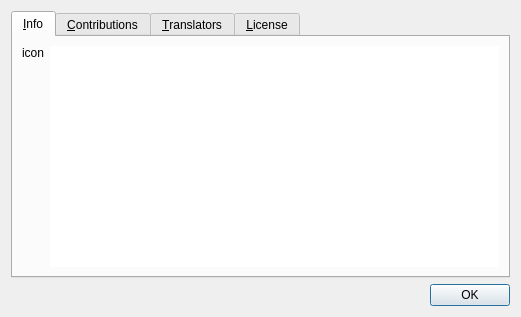
<?xml version="1.0" encoding="UTF-8"?>
<ui version="4.0">
 <class>About</class>
 <widget class="QDialog" name="About">
  <property name="geometry">
   <rect>
    <x>0</x>
    <y>0</y>
    <width>521</width>
    <height>317</height>
   </rect>
  </property>
  <property name="windowTitle">
   <string>About RWM</string>
  </property>
  <layout class="QVBoxLayout" name="verticalLayout">
   <item>
    <widget class="QTabWidget" name="tabWidget">
     <property name="tabShape">
      <enum>QTabWidget::Rounded</enum>
     </property>
     <property name="currentIndex">
      <number>0</number>
     </property>
     <widget class="QWidget" name="info_tab">
      <attribute name="title">
       <string>&amp;Info</string>
      </attribute>
      <layout class="QHBoxLayout" name="_9">
       <property name="spacing">
        <number>6</number>
       </property>
       <property name="margin">
        <number>9</number>
       </property>
       <item>
        <layout class="QVBoxLayout" name="_10">
         <property name="spacing">
          <number>6</number>
         </property>
         <property name="margin">
          <number>0</number>
         </property>
         <item>
          <widget class="QLabel" name="logo">
           <property name="text">
            <string>icon</string>
           </property>
          </widget>
         </item>
         <item>
          <spacer>
           <property name="orientation">
            <enum>Qt::Vertical</enum>
           </property>
           <property name="sizeHint" stdset="0">
            <size>
             <width>20</width>
             <height>111</height>
            </size>
           </property>
          </spacer>
         </item>
        </layout>
       </item>
       <item>
        <widget class="QTextBrowser" name="info">
         <property name="frameShape">
          <enum>QFrame::NoFrame</enum>
         </property>
         <property name="frameShadow">
          <enum>QFrame::Plain</enum>
         </property>
         <property name="openExternalLinks">
          <bool>true</bool>
         </property>
        </widget>
       </item>
      </layout>
     </widget>
     <widget class="QWidget" name="contributions_tab">
      <attribute name="title">
       <string>&amp;Contributions</string>
      </attribute>
      <layout class="QHBoxLayout" name="_11">
       <property name="spacing">
        <number>6</number>
       </property>
       <property name="margin">
        <number>9</number>
       </property>
       <item>
        <layout class="QVBoxLayout" name="_12">
         <property name="spacing">
          <number>6</number>
         </property>
         <property name="margin">
          <number>0</number>
         </property>
         <item>
          <widget class="QLabel" name="contrib_icon">
           <property name="text">
            <string>icon</string>
           </property>
          </widget>
         </item>
         <item>
          <spacer>
           <property name="orientation">
            <enum>Qt::Vertical</enum>
           </property>
           <property name="sizeHint" stdset="0">
            <size>
             <width>20</width>
             <height>111</height>
            </size>
           </property>
          </spacer>
         </item>
        </layout>
       </item>
       <item>
        <widget class="QTextBrowser" name="contributions">
         <property name="frameShape">
          <enum>QFrame::NoFrame</enum>
         </property>
         <property name="frameShadow">
          <enum>QFrame::Plain</enum>
         </property>
         <property name="openExternalLinks">
          <bool>true</bool>
         </property>
        </widget>
       </item>
      </layout>
     </widget>
     <widget class="QWidget" name="translations_tab">
      <attribute name="title">
       <string>&amp;Translators</string>
      </attribute>
      <layout class="QHBoxLayout" name="_13">
       <property name="spacing">
        <number>6</number>
       </property>
       <property name="margin">
        <number>9</number>
       </property>
       <item>
        <layout class="QVBoxLayout" name="_14">
         <property name="spacing">
          <number>6</number>
         </property>
         <property name="margin">
          <number>0</number>
         </property>
         <item>
          <widget class="QLabel" name="translators_icon">
           <property name="text">
            <string>icon</string>
           </property>
          </widget>
         </item>
         <item>
          <spacer>
           <property name="orientation">
            <enum>Qt::Vertical</enum>
           </property>
           <property name="sizeHint" stdset="0">
            <size>
             <width>20</width>
             <height>111</height>
            </size>
           </property>
          </spacer>
         </item>
        </layout>
       </item>
       <item>
        <widget class="QTextBrowser" name="translators">
         <property name="frameShape">
          <enum>QFrame::NoFrame</enum>
         </property>
         <property name="frameShadow">
          <enum>QFrame::Plain</enum>
         </property>
         <property name="openExternalLinks">
          <bool>true</bool>
         </property>
        </widget>
       </item>
      </layout>
     </widget>
     <widget class="QWidget" name="license_tab">
      <attribute name="title">
       <string>&amp;License</string>
      </attribute>
      <layout class="QHBoxLayout" name="_15">
       <property name="spacing">
        <number>6</number>
       </property>
       <property name="margin">
        <number>9</number>
       </property>
       <item>
        <layout class="QVBoxLayout" name="_16">
         <property name="spacing">
          <number>6</number>
         </property>
         <property name="margin">
          <number>0</number>
         </property>
         <item>
          <widget class="QLabel" name="license_icon">
           <property name="text">
            <string>icon</string>
           </property>
          </widget>
         </item>
         <item>
          <spacer>
           <property name="orientation">
            <enum>Qt::Vertical</enum>
           </property>
           <property name="sizeHint" stdset="0">
            <size>
             <width>20</width>
             <height>111</height>
            </size>
           </property>
          </spacer>
         </item>
        </layout>
       </item>
       <item>
        <widget class="QTextBrowser" name="license">
         <property name="frameShape">
          <enum>QFrame::NoFrame</enum>
         </property>
         <property name="frameShadow">
          <enum>QFrame::Plain</enum>
         </property>
         <property name="openExternalLinks">
          <bool>true</bool>
         </property>
        </widget>
       </item>
      </layout>
     </widget>
    </widget>
   </item>
   <item>
    <widget class="QDialogButtonBox" name="buttonBox">
     <property name="orientation">
      <enum>Qt::Horizontal</enum>
     </property>
     <property name="standardButtons">
      <set>QDialogButtonBox::Ok</set>
     </property>
    </widget>
   </item>
  </layout>
 </widget>
 <resources/>
 <connections>
  <connection>
   <sender>buttonBox</sender>
   <signal>accepted()</signal>
   <receiver>About</receiver>
   <slot>accept()</slot>
   <hints>
    <hint type="sourcelabel">
     <x>259</x>
     <y>301</y>
    </hint>
    <hint type="destinationlabel">
     <x>259</x>
     <y>164</y>
    </hint>
   </hints>
  </connection>
 </connections>
</ui>
